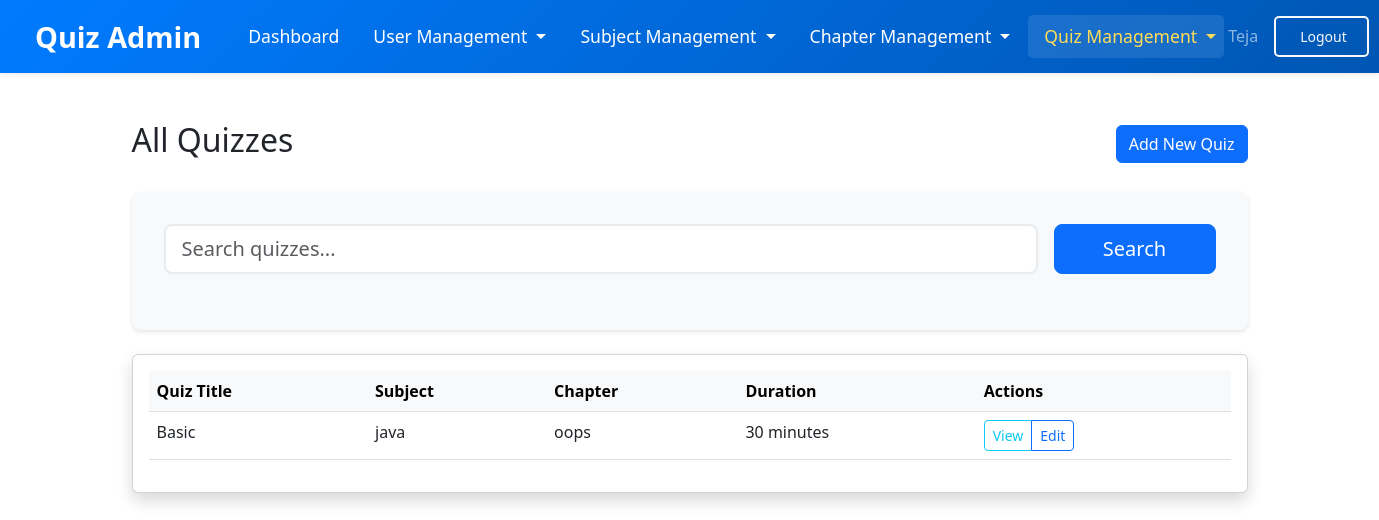
Before: /admin/quizzes (signed in) with the older database file.
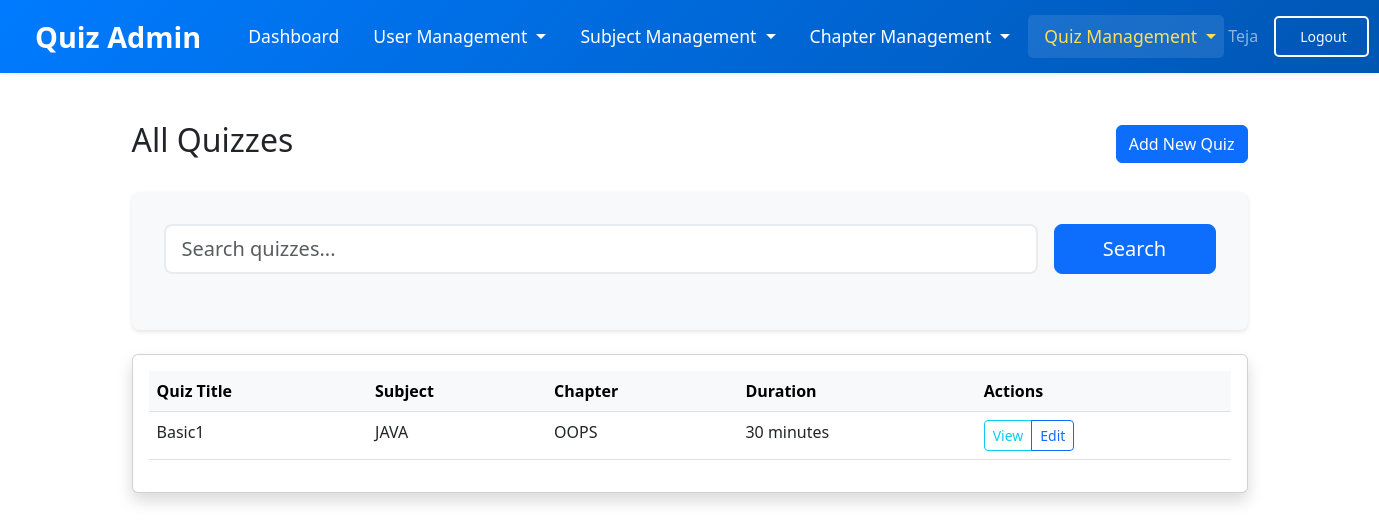
After: the same page with the newer database file.
### models/models.py (models this page shows)
class Quiz(db.Model):
    __tablename__ = 'quiz'
    id = db.Column(db.Integer, primary_key=True)
    title = db.Column(db.String(150))
    description = db.Column(db.Text)
    Chapter_id = db.Column(db.Integer, db.ForeignKey('chapter.id'))
    time_duration = db.Column(db.Integer)  # in minutes
    date_of_quiz = db.Column(db.DateTime, default=datetime.utcnow)
    questions = db.relationship('Question', backref='quiz', cascade='all, delete')
    scores = db.relationship('Score', backref='quiz', cascade='all, delete')

class Subject(db.Model):
    __tablename__ = 'subject'
    id = db.Column(db.Integer, primary_key=True)
    name = db.Column(db.String(150))
    description = db.Column(db.Text)
    created_time = db.Column(db.DateTime, default=datetime.utcnow)
    chapters = db.relationship('Chapter', backref='subject', cascade='all, delete')

class Chapter(db.Model):
    __tablename__ = 'chapter'
    id = db.Column(db.Integer, primary_key=True)
    name = db.Column(db.String(150))
    description = db.Column(db.Text)
    subject_id = db.Column(db.Integer, db.ForeignKey('subject.id'))
    quizzes = db.relationship('Quiz', backref='chapter', cascade='all, delete')

### models/admin.py (the view)
@admin.route('/quizzes', methods=['GET'])
@login_required
@admin_required
def view_all_quizzes():
    quizzes = (
    db.session.query(Quiz, Chapter, Subject)
    .join(Chapter, Quiz.Chapter_id == Chapter.id)
    .join(Subject, Chapter.subject_id == Subject.id)
    .all() )
    return render_template('admin/view_all_quizzes.html', user=current_user, quizzes=quizzes)

### models/__init__.py (called while the page is built)
def create_app():
    app = Flask(__name__, template_folder=r'C:\Users\DELL\OneDrive\Desktop\quiz-app(final)\quiz-application\templates')
    app.config['SECRET_KEY'] = '24f1005262'
    app.config['SQLALCHEMY_DATABASE_URI'] = f'sqlite:///{DB_NAME}'
    app.config['SQLALCHEMY_TRACK_MODIFICATIONS'] = False
    db.init_app(app)
    l_manager = LoginManager()
    l_manager.login_view = 'auth.login'
    l_manager.init_app(app)
    from .models import User
    @l_manager.user_loader
    def load_user(id):
        return User.query.get(int(id))
    from .auth import auth
    from .views import views
    from .admin import admin
    app.register_blueprint(auth, url_prefix='/')
    app.register_blueprint(views, url_prefix='/')
    app.register_blueprint(admin, url_prefix='/admin')
    create_database(app)
    create_admin(app)
    return app

### models/admin.py (called while the page is built)
def admin_required(f):
    @wraps(f)
    def decorated_function(*args, **kwargs):
        if not current_user.is_authenticated or not current_user.is_admin:
            flash('Access denied. Admin privileges required.', category='error')
            return redirect(url_for('views.home'))
        return f(*args, **kwargs)
    return decorated_function

### templates/admin/view_all_quizzes.html (shortened to what this page needs)
{% extends "admin/admin_layout.html" %}
{% block admin_content %}
<div class="container py-4">
    <div class="d-flex justify-content-between align-items-center mb-4">
        <h2>All Quizzes</h2>
        <a href="{{ url_for('admin.select_subject') }}" class="btn btn-primary">
             Add New Quiz
        </a>
    </div>
    <div class="search-section mb-4">
        <form action="{{ url_for('admin.admin_search') }}" method="GET" class="mb-4">
            <div class="row g-3">
                <div class="col-md-10">
                    <input type="text" name="query" class="form-control form-control-lg"
                           placeholder="Search quizzes...">
                </div>
                <div class="col-md-2">
                    <button type="submit" class="btn btn-primary btn-lg w-100">Search</button>
                </div>
            </div>
        </form>
    </div>
    <div class="card shadow">
        <div class="card-body">
            <div class="table-responsive">
                <table class="table table-hover">
                    <thead class="table-light">
                        <tr>
                            <th>Quiz Title</th>
                            <th>Subject</th>
                            <th>Chapter</th>
                            <th>Duration</th>
                            <th>Actions</th>
                        </tr>
                    </thead>
                    <tbody>
                        {% for quiz, chapter, subject in quizzes %}
                        <tr>
                            <td>{{ quiz.title }}</td>
                            <td>{{ subject.name }}</td>
                            <td>{{ chapter.name }}</td>
                            <td>{{ quiz.time_duration }} minutes</td>
                            <td>
                                <div class="btn-group" role="group">
                                    <a href="{{ url_for('admin.view_quiz', quiz_id=quiz.id) }}" class="btn btn-sm btn-outline-info">
                                         View
                                    </a>
                                    <a href="{{ url_for('admin.edit_quiz', quiz_id=quiz.id) }}" class="btn btn-sm btn-outline-primary">
                                         Edit
                                    </a>
                                </div>
                            </td>
                        </tr>
                        {% endfor %}
                    </tbody>
                </table>
            </div>
        </div>
    </div>
</div>
{% endblock admin_content %}

Changed rows visible on the page:
changed Quiz: title "Basic" → "Basic1"; name "java" → "JAVA"; name "oops" → "OOPS"
